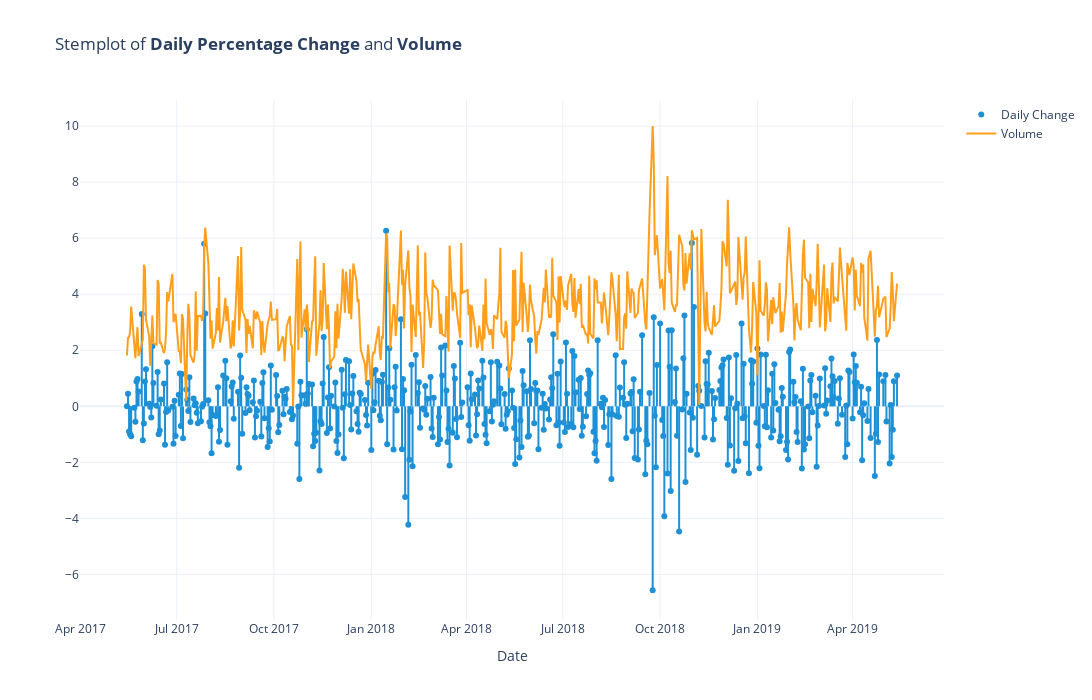

Notebook code for this chart:
### Markdown cell above
### Section 3
Volume and Daily Percentage Change

### Code cell
rescaled_daily_volume = (df['No. of Trades'] - min(df['No. of Trades']))/(max(df['No. of Trades']) - min(df['No. of Trades']))
rescaled_daily_volume*= 10
rescaled_daily_change  = df['Day_Perc_Change']
trace_daily_change = dict(x = df.index, 
                   y = rescaled_daily_change, 
                   mode = "markers", 
                   name = 'Daily Change', 
                   marker = dict(color = "#1e91d6"), 
                   error_y = dict(type = "data",
                                  symmetric = False,
                                  arrayminus = rescaled_daily_change,
                                  array = [0] * df['Day_Perc_Change'],
                                  width = 0))
trace_daily_volume = dict(x = df.index, 
                   y = rescaled_daily_volume, 
                   mode = "lines", 
                   name = 'Volume', 
                   marker = dict(color = "#ff9f1c"))
layout = dict(title = 'Stemplot of <b>Daily Percentage Change</b> and <b>Volume</b>', 
              xaxis_title = 'Date', 
              autosize = False, 
              template = "plotly_dark" if THEME.lower() == 'dark' else 'plotly_white',
              width = 1300, 
              height = 700)
fig = go.Figure(data = [go.Scatter(trace_daily_change), go.Scatter(trace_daily_volume)],
                layout = layout)
fig.show()

### Figure 1 — Plotly figure (JSON) as saved in the notebook; plotly's stock layout.template omitted (floating-point values rounded to 4 significant figures; data arrays with more than 128 entries replaced by an {"elided": "..."} marker saying what was removed)
{"data": [{"error_y": {"array": {"elided": "494 int values"}, "arrayminus": {"elided": "494 float values"}, "symmetric": false, "type": "data", "width": 0}, "marker": {"color": "#1e91d6"}, "mode": "markers", "name": "Daily Change", "type": "scatter", "x": {"elided": "494 str values"}, "y": {"elided": "494 float values"}}, {"marker": {"color": "#ff9f1c"}, "mode": "lines", "name": "Volume", "type": "scatter", "x": {"elided": "494 str values"}, "y": {"elided": "494 float values"}}], "layout": {"autosize": false, "height": 700, "title": {"text": "Stemplot of <b>Daily Percentage Change</b> and <b>Volume</b>"}, "width": 1300, "xaxis": {"title": {"text": "Date"}}}}
